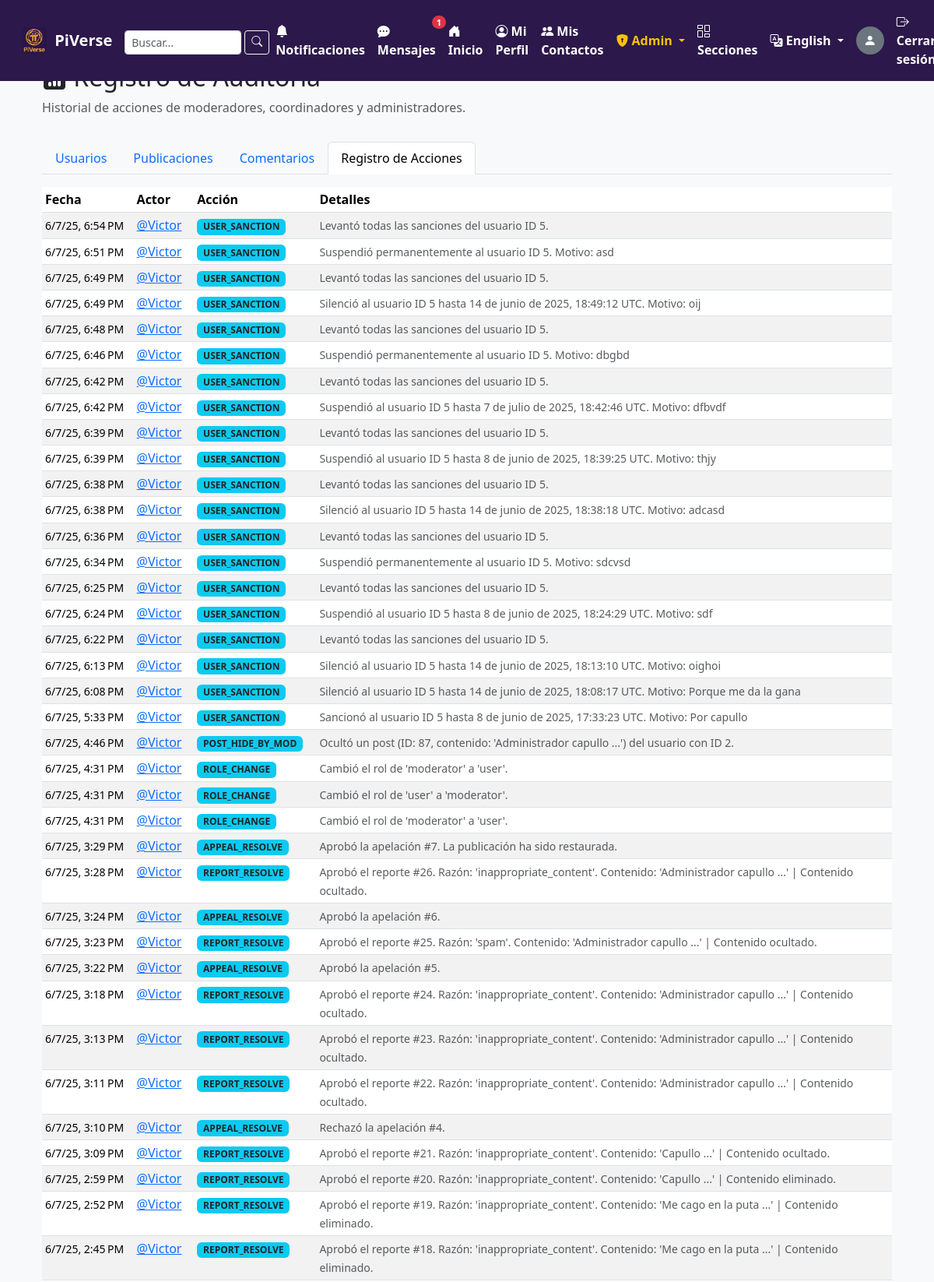
Screenshot of /admin/log (signed in, upper part) with the database file from the repository.
### tables this page shows
CREATE TABLE action_logs (
                id INTEGER PRIMARY KEY AUTOINCREMENT,
                timestamp DATETIME NOT NULL DEFAULT CURRENT_TIMESTAMP,
                actor_user_id INTEGER NOT NULL,
                action_type TEXT NOT NULL,
                target_user_id INTEGER,
                target_content_id INTEGER,
                details TEXT,
                FOREIGN KEY (actor_user_id) REFERENCES users(id) ON DELETE SET NULL,
                FOREIGN KEY (target_user_id) REFERENCES users(id) ON DELETE SET NULL
            );

CREATE TABLE profiles (
                id INTEGER PRIMARY KEY AUTOINCREMENT,
                user_id INTEGER UNIQUE NOT NULL,
                username TEXT UNIQUE, 
                bio TEXT,
                photo TEXT,
                slug TEXT UNIQUE, 
                FOREIGN KEY (user_id) REFERENCES users(id) ON DELETE CASCADE 
            );

### app.py (the view)
@app.route('/admin/log')
@coordinator_or_admin_required # Solo Coordinadores y Admins pueden ver el log
def admin_view_log():
    logs = []
    with sqlite3.connect('users.db') as conn:
        conn.row_factory = sqlite3.Row
        c = conn.cursor()
        c.execute('''
            SELECT
                l.id, l.timestamp, l.action_type, l.details,
                l.actor_user_id,
                actor_profile.username AS actor_username,
                l.target_user_id,
                target_profile.username AS target_username,
                l.target_content_id
            FROM action_logs l
            JOIN users actor_user ON l.actor_user_id = actor_user.id
            LEFT JOIN profiles actor_profile ON l.actor_user_id = actor_profile.user_id
            LEFT JOIN users target_user ON l.target_user_id = target_user.id
            LEFT JOIN profiles target_profile ON l.target_user_id = target_profile.user_id
            ORDER BY l.timestamp DESC
            LIMIT 200 -- Limitar a los 200 registros más recientes para no sobrecargar
        ''')
        logs_raw = c.fetchall()
        for row in logs_raw:
            log_item = dict(row)
            log_item['timestamp_obj'] = parse_timestamp(row['timestamp'])
            logs.append(log_item)
    return render_template('admin/log_list.html', logs=logs)

### app.py (called while the page is built)
def select_current_locale():
    user_lang = session.get('language')
    if user_lang and user_lang in app.config['LANGUAGES'].keys():
        return user_lang
    if request:
        return request.accept_languages.best_match(app.config['LANGUAGES'].keys())
    return app.config['BABEL_DEFAULT_LOCALE']

def get_blocked_and_blocking_ids(user_id, c):
    excluded_ids = set()
    if not user_id:
        return excluded_ids
    c.execute("SELECT blocked_user_id FROM blocked_users WHERE blocker_user_id = ?", (user_id,))
    blocked_by_me = {row[0] for row in c.fetchall()}
    c.execute("SELECT blocker_user_id FROM blocked_users WHERE blocked_user_id = ?", (user_id,))
    blocked_me = {row[0] for row in c.fetchall()}
    excluded_ids.update(blocked_by_me)
    excluded_ids.update(blocked_me)
    return excluded_ids

def parse_timestamp(timestamp_str):
    if not timestamp_str:
        return None
    if isinstance(timestamp_str, datetime):
        if timestamp_str.tzinfo:
            return timestamp_str.astimezone(timezone.utc)
        else:
            return timestamp_str.replace(tzinfo=timezone.utc)
    formats_to_try = [
        '%Y-%m-%d %H:%M:%S.%f%z',
        '%Y-%m-%d %H:%M:%S%z',
        '%Y-%m-%d %H:%M:%S.%f',
        '%Y-%m-%d %H:%M:%S'
    ]
    for fmt in formats_to_try:
        try:
            dt_obj = datetime.strptime(timestamp_str, fmt)
            if dt_obj.tzinfo:
                return dt_obj.astimezone(timezone.utc)
            else:
                return dt_obj.replace(tzinfo=timezone.utc)
        except ValueError:
            continue
    print(f"ADVERTENCIA: No se pudo parsear la cadena de timestamp: '{timestamp_str}' con los formatos probados.")
    return None

### templates/admin/log_list.html (shortened to what this page needs)
{% extends "base.html" %}
{% block content %}
<div class="container mt-4">
    <div class="row mb-3">
        <div class="col">
            <h2> {{ _('Registro de Auditoría') }}</h2>
            <p class="text-muted">{{ _('Historial de acciones de moderadores, coordinadores y administradores.') }}</p>
        </div>
    </div>
    <ul class="nav nav-tabs mb-3">
        <li class="nav-item">
            <a class="nav-link" href="{{ url_for('admin_users_list') }}">{{ _('Usuarios') }}</a>
        </li>
        <li class="nav-item">
            <a class="nav-link" href="{{ url_for('admin_list_posts') }}">{{ _('Publicaciones') }}</a>
        </li>
        <li class="nav-item">
            <a class="nav-link" href="{{ url_for('admin_list_comments') }}">{{ _('Comentarios') }}</a>
        </li>
        <li class="nav-item">
            <a class="nav-link active" aria-current="page" href="{{ url_for('admin_view_log') }}">{{ _('Registro de Acciones') }}</a>
        </li>
    </ul>
    {% if logs %}
    <div class="table-responsive">
        <table class="table table-sm table-striped table-hover">
            <thead>
                <tr>
                    <th scope="col">{{ _('Fecha') }}</th>
                    <th scope="col">{{ _('Actor') }}</th>
                    <th scope="col">{{ _('Acción') }}</th>
                    <th scope="col">{{ _('Detalles') }}</th>
                </tr>
            </thead>
            <tbody>
                {% for log in logs %}
                <tr>
                    <td class="text-nowrap"><small>{{ format_datetime(log.timestamp_obj, 'short') if log.timestamp_obj else log.timestamp }}</small></td>
                    <td><a href="{{ url_for('ver_perfil', slug_perfil=log.actor_username) }}">@{{ log.actor_username }}</a></td>
                    <td><span class="badge bg-info text-dark">{{ log.action_type }}</span></td>
                    <td class="text-muted"><small>{{ log.details }}</small></td>
                </tr>
                {% endfor %}
            </tbody>
        </table>
    </div>
    {% else %}
    <div class="alert alert-info" role="alert">
        {{ _('No hay acciones registradas en el log de auditoría.') }}
    </div>
    {% endif %}
</div>
{% endblock %}

### templates/base.html (style rules this page uses)
body { background-color: #f8f9fa; padding-top: 56px; display: flex; flex-direction: column; min-height: 100vh; }
.container { margin-top: 20px; }

### rows the page displays
action_logs: timestamp_obj "6/7/25, 6:54 PM", actor_username "Victor", action_type "USER_SANCTION", details "Levantó todas las sanciones del usuario ID 5."
action_logs: timestamp_obj "6/7/25, 6:51 PM", actor_username "Victor", action_type "USER_SANCTION", details "Suspendió permanentemente al usuario ID 5. Motivo: asd"
action_logs: timestamp_obj "6/7/25, 6:49 PM", actor_username "Victor", action_type "USER_SANCTION", details "Levantó todas las sanciones del usuario ID 5."
action_logs: timestamp_obj "6/7/25, 6:49 PM", actor_username "Victor", action_type "USER_SANCTION", details "Silenció al usuario ID 5 hasta 14 de junio de 2025, 18:49:12 UTC. Motivo: oij"
action_logs: timestamp_obj "6/7/25, 6:48 PM", actor_username "Victor", action_type "USER_SANCTION", details "Levantó todas las sanciones del usuario ID 5."
action_logs: timestamp_obj "6/7/25, 6:46 PM", actor_username "Victor", action_type "USER_SANCTION", details "Suspendió permanentemente al usuario ID 5. Motivo: dbgbd"
action_logs: timestamp_obj "6/7/25, 6:42 PM", actor_username "Victor", action_type "USER_SANCTION", details "Levantó todas las sanciones del usuario ID 5."
action_logs: timestamp_obj "6/7/25, 6:42 PM", actor_username "Victor", action_type "USER_SANCTION", details "Suspendió al usuario ID 5 hasta 7 de julio de 2025, 18:42:46 UTC. Motivo: dfbvdf"
action_logs: timestamp_obj "6/7/25, 6:39 PM", actor_username "Victor", action_type "USER_SANCTION", details "Levantó todas las sanciones del usuario ID 5."
action_logs: timestamp_obj "6/7/25, 6:39 PM", actor_username "Victor", action_type "USER_SANCTION", details "Suspendió al usuario ID 5 hasta 8 de junio de 2025, 18:39:25 UTC. Motivo: thjy"
action_logs: timestamp_obj "6/7/25, 6:38 PM", actor_username "Victor", action_type "USER_SANCTION", details "Levantó todas las sanciones del usuario ID 5."
action_logs: timestamp_obj "6/7/25, 6:38 PM", actor_username "Victor", action_type "USER_SANCTION", details "Silenció al usuario ID 5 hasta 14 de junio de 2025, 18:38:18 UTC. Motivo: adcasd"
action_logs: timestamp_obj "6/7/25, 6:36 PM", actor_username "Victor", action_type "USER_SANCTION", details "Levantó todas las sanciones del usuario ID 5."
action_logs: timestamp_obj "6/7/25, 6:34 PM", actor_username "Victor", action_type "USER_SANCTION", details "Suspendió permanentemente al usuario ID 5. Motivo: sdcvsd"
action_logs: timestamp_obj "6/7/25, 6:25 PM", actor_username "Victor", action_type "USER_SANCTION", details "Levantó todas las sanciones del usuario ID 5."
action_logs: timestamp_obj "6/7/25, 6:24 PM", actor_username "Victor", action_type "USER_SANCTION", details "Suspendió al usuario ID 5 hasta 8 de junio de 2025, 18:24:29 UTC. Motivo: sdf"
action_logs: timestamp_obj "6/7/25, 6:22 PM", actor_username "Victor", action_type "USER_SANCTION", details "Levantó todas las sanciones del usuario ID 5."
action_logs: timestamp_obj "6/7/25, 6:13 PM", actor_username "Victor", action_type "USER_SANCTION", details "Silenció al usuario ID 5 hasta 14 de junio de 2025, 18:13:10 UTC. Motivo: oighoi"
action_logs: timestamp_obj "6/7/25, 6:08 PM", actor_username "Victor", action_type "USER_SANCTION", details "Silenció al usuario ID 5 hasta 14 de junio de 2025, 18:08:17 UTC. Motivo: Porque me da la gana"
action_logs: timestamp_obj "6/7/25, 5:33 PM", actor_username "Victor", action_type "USER_SANCTION", details "Sancionó al usuario ID 5 hasta 8 de junio de 2025, 17:33:23 UTC. Motivo: Por capullo"
action_logs: timestamp_obj "6/7/25, 4:46 PM", actor_username "Victor", action_type "POST_HIDE_BY_MOD", details "Ocultó un post (ID: 87, contenido: 'Administrador capullo ...') del usuario con ID 2."
action_logs: timestamp_obj "6/7/25, 4:31 PM", actor_username "Victor", action_type "ROLE_CHANGE", details "Cambió el rol de 'moderator' a 'user'."
action_logs: timestamp_obj "6/7/25, 4:31 PM", actor_username "Victor", action_type "ROLE_CHANGE", details "Cambió el rol de 'user' a 'moderator'."
action_logs: timestamp_obj "6/7/25, 4:31 PM", actor_username "Victor", action_type "ROLE_CHANGE", details "Cambió el rol de 'moderator' a 'user'."
action_logs: timestamp_obj "6/7/25, 3:29 PM", actor_username "Victor", action_type "APPEAL_RESOLVE", details "Aprobó la apelación #7. La publicación ha sido restaurada."
action_logs: timestamp_obj "6/7/25, 3:28 PM", actor_username "Victor", action_type "REPORT_RESOLVE", details "Aprobó el reporte #26. Razón: 'inappropriate_content'. Contenido: 'Administrador capullo ...' | Contenido ocultado."
action_logs: timestamp_obj "6/7/25, 3:24 PM", actor_username "Victor", action_type "APPEAL_RESOLVE", details "Aprobó la apelación #6."
action_logs: timestamp_obj "6/7/25, 3:23 PM", actor_username "Victor", action_type "REPORT_RESOLVE", details "Aprobó el reporte #25. Razón: 'spam'. Contenido: 'Administrador capullo ...' | Contenido ocultado."
action_logs: timestamp_obj "6/7/25, 3:22 PM", actor_username "Victor", action_type "APPEAL_RESOLVE", details "Aprobó la apelación #5."
action_logs: timestamp_obj "6/7/25, 3:18 PM", actor_username "Victor", action_type "REPORT_RESOLVE", details "Aprobó el reporte #24. Razón: 'inappropriate_content'. Contenido: 'Administrador capullo ...' | Contenido ocultado."
action_logs: timestamp_obj "6/7/25, 3:13 PM", actor_username "Victor", action_type "REPORT_RESOLVE", details "Aprobó el reporte #23. Razón: 'inappropriate_content'. Contenido: 'Administrador capullo ...' | Contenido ocultado."
action_logs: timestamp_obj "6/7/25, 3:11 PM", actor_username "Victor", action_type "REPORT_RESOLVE", details "Aprobó el reporte #22. Razón: 'inappropriate_content'. Contenido: 'Administrador capullo ...' | Contenido ocultado."
action_logs: timestamp_obj "6/7/25, 3:10 PM", actor_username "Victor", action_type "APPEAL_RESOLVE", details "Rechazó la apelación #4."
action_logs: timestamp_obj "6/7/25, 3:09 PM", actor_username "Victor", action_type "REPORT_RESOLVE", details "Aprobó el reporte #21. Razón: 'inappropriate_content'. Contenido: 'Capullo ...' | Contenido ocultado."
action_logs: timestamp_obj "6/7/25, 2:59 PM", actor_username "Victor", action_type "REPORT_RESOLVE", details "Aprobó el reporte #20. Razón: 'inappropriate_content'. Contenido: 'Capullo ...' | Contenido eliminado."
action_logs: timestamp_obj "6/7/25, 2:52 PM", actor_username "Victor", action_type "REPORT_RESOLVE", details "Aprobó el reporte #19. Razón: 'inappropriate_content'. Contenido: 'Me cago en la puta ...' | Contenido eliminado."
action_logs: timestamp_obj "6/7/25, 2:45 PM", actor_username "Victor", action_type "REPORT_RESOLVE", details "Aprobó el reporte #18. Razón: 'inappropriate_content'. Contenido: 'Me cago en la puta ...' | Contenido eliminado."

### other values shown
{{ unread_messages_count if unread_messages_count > 0 else '' }} "1"
{{ available_languages.get(current_locale, _('Idioma')) }} "English"
